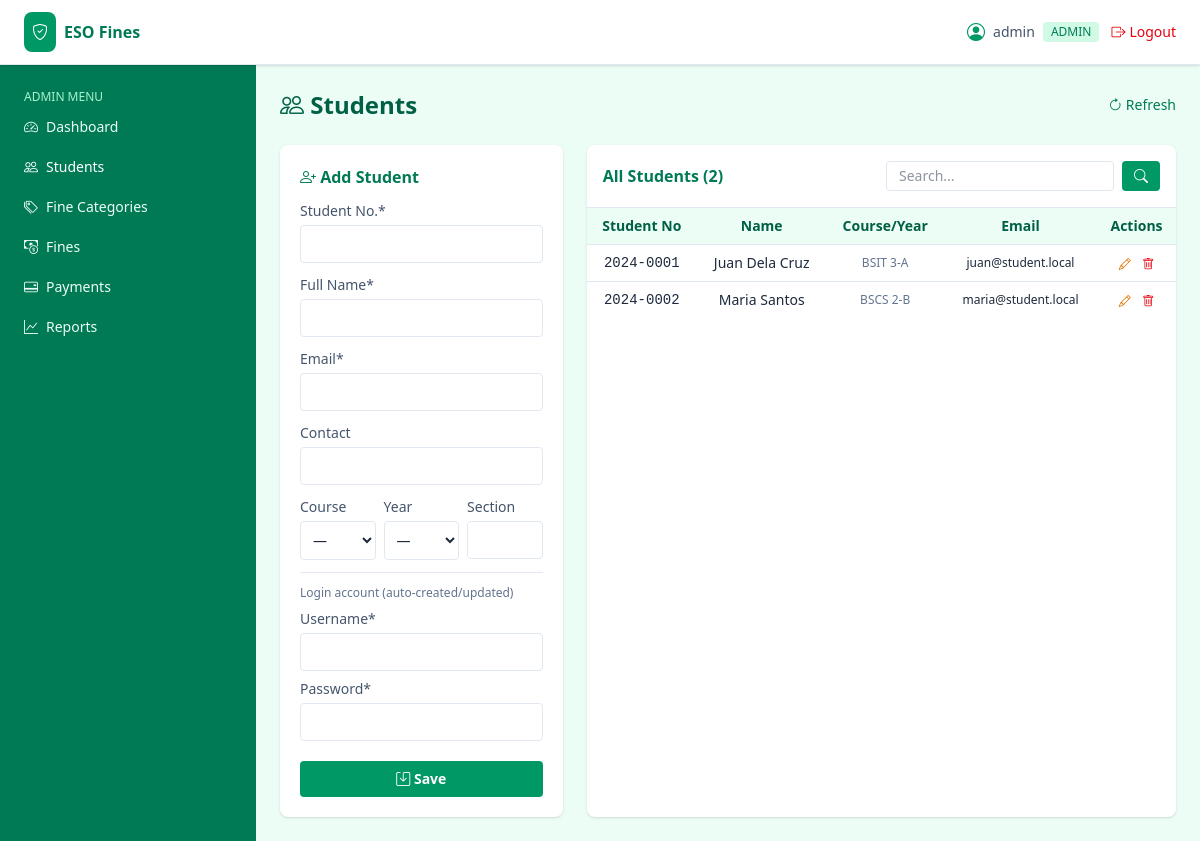
The app's page /admin/students.php (signed in) with its own data.
### tables this page shows
CREATE TABLE `users` (
  `id` int(11) UNSIGNED NOT NULL,
  `username` varchar(60) NOT NULL,
  `email` varchar(120) NOT NULL,
  `password` varchar(255) NOT NULL,
  `role` enum('admin','student') NOT NULL DEFAULT 'student',
  `student_id` int(11) UNSIGNED DEFAULT NULL,
  `is_active` tinyint(1) NOT NULL DEFAULT 1,
  `created_at` timestamp NOT NULL DEFAULT current_timestamp()
);

CREATE TABLE `students` (
  `id` int(11) UNSIGNED NOT NULL,
  `student_no` varchar(30) NOT NULL,
  `full_name` varchar(150) NOT NULL,
  `email` varchar(120) NOT NULL,
  `contact` varchar(20) DEFAULT NULL,
  `course` varchar(80) DEFAULT NULL,
  `year_level` varchar(20) DEFAULT NULL,
  `section` varchar(20) DEFAULT NULL,
  `created_at` timestamp NOT NULL DEFAULT current_timestamp()
);

### includes/db.php (called while the page is built, shortened)
<?php
function db() {
    static $pdo = null;
    if ($pdo === null) {
        $dsn = 'mysql:host=' . DB_HOST . ';port=' . DB_PORT . ';dbname=' . DB_NAME . ';charset=utf8mb4';
        try {
            $pdo = new PDO($dsn, DB_USER, DB_PASS, [
                PDO::ATTR_ERRMODE            => PDO::ERRMODE_EXCEPTION,
                PDO::ATTR_DEFAULT_FETCH_MODE => PDO::FETCH_ASSOC,
                PDO::ATTR_EMULATE_PREPARES   => false,
            ]);
        } catch (PDOException $e) {
            http_response_code(500);
            die('Database connection failed: ' . htmlspecialchars($e->getMessage()));
        }
    }
    return $pdo;
}
function db_all($sql, $params = []) {
    $stmt = db()->prepare($sql);
    $stmt->execute($params);
    return $stmt->fetchAll();
}
function db_one($sql, $params = []) {
    $stmt = db()->prepare($sql);
    $stmt->execute($params);
    return $stmt->fetch();
}

### includes/auth.php (called while the page is built, shortened)
<?php
require_once __DIR__ . '/db.php';
require_once __DIR__ . '/functions.php';
function current_user() {
    static $cache = null;
    if ($cache !== null && $cache['id'] === (int)$_SESSION['user_id']) return $cache;
    $cache = db_one('SELECT * FROM users WHERE id = ? AND is_active = 1', [$_SESSION['user_id']]);
    return $cache ?: null;
}
function check_session_timeout() {
    if (!current_user()) return;
}
function require_login() {
    check_session_timeout();
}
function require_role($role) {
    require_login();
}

### includes/functions.php (called while the page is built, shortened)
<?php
function e($val) {
    return htmlspecialchars((string)$val, ENT_QUOTES, 'UTF-8');
}
function csrf_token() {
    return $_SESSION['_csrf'];
}
function getq($key, $default = '') {
    return isset($_GET[$key]) ? trim($_GET[$key]) : $default;
}

### admin/students.php (the view, shortened to what this page needs)
<?php
require_once __DIR__ . '/../includes/auth.php';
require_role('admin');
$editId = (int)getq('edit');
$edit   = $editId ? db_one('SELECT s.*, u.id AS uid, u.username FROM students s LEFT JOIN users u ON u.student_id = s.id WHERE s.id = ?', [$editId]) : null;
$q = trim(getq('q'));
if ($q !== '') {
    $like = "%$q%";
    $rows = db_all("SELECT * FROM students WHERE student_no LIKE ? OR full_name LIKE ? OR email LIKE ? ORDER BY full_name", [$like,$like,$like]);
} else {
    $rows = db_all('SELECT * FROM students ORDER BY full_name');
}
include __DIR__ . '/../templates/header.php';
include __DIR__ . '/../templates/sidebar.php';
?>
<div class="flex items-center justify-between mb-6">
  <h1 class="text-2xl font-bold text-emerald-800"><i class="bi bi-people"></i> Students</h1>
  <a href="?" class="text-sm text-emerald-700 hover:underline"><i class="bi bi-arrow-clockwise"></i> Refresh</a>
</div>
<div class="grid grid-cols-1 lg:grid-cols-3 gap-6">
  <div class="bg-white rounded-lg shadow p-5 lg:col-span-1">
    <h2 class="font-semibold text-emerald-700 mb-3">
      <i class="bi bi-<?= $edit ? 'pencil-square' : 'person-plus' ?>"></i>
      <?= $edit ? 'Edit Student' : 'Add Student' ?>
    </h2>
    <form action="<?= APP_URL ?>/actions/student_save.php" method="POST" class="space-y-3 text-sm">
      <div>
        <label class="block text-slate-600 mb-1">Student No.*</label>
        <input name="student_no" required value="<?= e($edit['student_no'] ?? '') ?>" class="w-full border border-slate-300 rounded p-2 focus:ring focus:ring-emerald-200 outline-none">
      </div>
      <div>
        <label class="block text-slate-600 mb-1">Full Name*</label>
        <input name="full_name" required value="<?= e($edit['full_name'] ?? '') ?>" class="w-full border border-slate-300 rounded p-2 focus:ring focus:ring-emerald-200 outline-none">
      </div>
      <div>
        <label class="block text-slate-600 mb-1">Email*</label>
        <input name="email" type="email" required value="<?= e($edit['email'] ?? '') ?>" class="w-full border border-slate-300 rounded p-2 focus:ring focus:ring-emerald-200 outline-none">
      </div>
      <div>
        <label class="block text-slate-600 mb-1">Contact</label>
        <input name="contact" value="<?= e($edit['contact'] ?? '') ?>" class="w-full border border-slate-300 rounded p-2 focus:ring focus:ring-emerald-200 outline-none">
      </div>
      <div class="grid grid-cols-3 gap-2">
        <div>
          <label class="block text-slate-600 mb-1">Course</label>
          <select name="course" class="w-full border border-slate-300 rounded p-2">
            <option value="">—</option>
          </select>
        </div>
        <div>
          <label class="block text-slate-600 mb-1">Year</label>
          <select name="year_level" class="w-full border border-slate-300 rounded p-2">
            <option value="">—</option>
          </select>
        </div>
        <div>
          <label class="block text-slate-600 mb-1">Section</label>
          <input name="section" value="<?= e($edit['section'] ?? '') ?>" class="w-full border border-slate-300 rounded p-2">
        </div>
      </div>
      <div class="border-t pt-3">
        <p class="text-xs text-slate-500 mb-2">Login account (auto-created/updated)</p>
        <div>
          <label class="block text-slate-600 mb-1">Username*</label>
          <input name="username" required value="<?= e($edit['username'] ?? '') ?>" class="w-full border border-slate-300 rounded p-2">
        </div>
        <div class="mt-2">
          <label class="block text-slate-600 mb-1"><?= $edit ? 'New Password (leave blank to keep)' : 'Password*' ?></label>
          <input type="password" name="password" <?= $edit ? '' : 'required' ?> class="w-full border border-slate-300 rounded p-2">
        </div>
      </div>
      <div class="flex gap-2 pt-2">
        <button type="submit" class="flex-1 bg-emerald-600 hover:bg-emerald-700 text-white font-semibold py-2 rounded">
          <i class="bi bi-save"></i> <?= $edit ? 'Update' : 'Save' ?>
        </button>
      </div>
    </form>
  </div>
  <div class="bg-white rounded-lg shadow lg:col-span-2">
    <div class="p-4 border-b flex flex-col sm:flex-row sm:items-center gap-2 sm:justify-between">
      <h2 class="font-semibold text-emerald-700">All Students (<?= count($rows) ?>)</h2>
      <form method="GET" class="flex gap-2">
        <input name="q" value="<?= e($q) ?>" placeholder="Search..." class="border rounded px-3 py-1 text-sm">
        <button class="bg-emerald-600 text-white px-3 py-1 rounded text-sm"><i class="bi bi-search"></i></button>
      </form>
    </div>
    <div class="overflow-x-auto desktop-table">
      <table class="w-full text-sm min-w-[480px]">
        <thead class="bg-emerald-50 text-emerald-800">
          <tr>
            <th class="text-left p-2">Student No</th>
            <th class="text-left p-2">Name</th>
            <th class="text-left p-2">Course/Year</th>
            <th class="text-left p-2">Email</th>
            <th class="p-2">Actions</th>
          </tr>
        </thead>
        <tbody>
        <?php foreach ($rows as $r): ?>
          <tr class="border-t hover:bg-emerald-50/40">
            <td class="p-2 font-mono"><?= e($r['student_no']) ?></td>
            <td class="p-2 font-medium"><?= e($r['full_name']) ?></td>
            <td class="p-2 text-xs text-slate-500"><?= e(trim($r['course'] . ' ' . $r['year_level'] . '-' . $r['section'], ' -')) ?></td>
            <td class="p-2 text-xs"><?= e($r['email']) ?></td>
            <td class="p-2 text-center">
              <a href="?edit=<?= $r['id'] ?>" class="text-amber-600 hover:underline text-xs"><i class="bi bi-pencil"></i></a>
              <a href="<?= APP_URL ?>/actions/student_delete.php?id=<?= $r['id'] ?>&_csrf=<?= csrf_token() ?>"
                 onclick="return confirm('Delete this student? Their fines will also be removed.')"
                 class="text-red-600 hover:underline text-xs ml-2"><i class="bi bi-trash"></i></a>
            </td>
          </tr>
        <?php endforeach; if (!$rows): ?>
          <tr><td colspan="5" class="p-6 text-center text-slate-400">No students found.</td></tr>
        <?php endif; ?>
        </tbody>
      </table>
    </div>
  </div>
</div>
<?php include __DIR__ . '/../templates/footer.php'; ?>

### templates/header.php (shortened to what this page needs)
<?php
require_once __DIR__ . '/../includes/auth.php';
$user = current_user();
?>
<!DOCTYPE html>
<html lang="en">
<head>
<link id="tw-css" rel="stylesheet" href="<?= APP_URL ?>/assets/css/tailwind.min.css">
<link id="bi-css" rel="stylesheet" href="<?= APP_URL ?>/assets/css/bootstrap-icons.min.css">
</head>
<body class="bg-emerald-50 text-slate-800 min-h-screen">
<header class="bg-white border-b border-emerald-100 sticky top-0 z-30 shadow-sm">
  <div class="flex items-center justify-between px-4 md:px-6 py-3">
    <div class="flex items-center gap-3">
      <a href="<?= APP_URL ?>" class="flex items-center gap-2">
        <span class="bg-emerald-600 text-white p-2 rounded-lg"><i class="bi bi-shield-check"></i></span>
        <span class="font-bold text-emerald-700">ESO Fines</span>
      </a>
    </div>
    <div class="flex items-center gap-3">
      <span class="hidden sm:flex items-center gap-2 text-sm text-slate-600">
        <i class="bi bi-person-circle text-emerald-600 text-lg"></i>
        <?= e($user['username']) ?>
        <span class="text-xs uppercase bg-emerald-100 text-emerald-700 px-2 py-0.5 rounded"><?= e($user['role']) ?></span>
      </span>
      <a href="<?= APP_URL ?>/actions/logout.php" class="text-sm text-red-600 hover:underline flex items-center gap-1">
        <i class="bi bi-box-arrow-right"></i> Logout
      </a>
    </div>
  </div>
</header>
<div class="flex">

### templates/header.php (style rules this page uses)
*, *::before, *::after { border-color: #e2e8f0; }
body { font-family: 'Segoe UI', Tahoma, Geneva, Verdana, sans-serif; }
main table th, main table td { text-align: center !important; vertical-align: middle; }

### records on screen
users: username "admin", role "ADMIN"
students: student_no "2024-0001", full_name "Juan Dela Cruz", course+year_level+section "BSIT 3-A", email "juan@student.local"
students: student_no "2024-0002", full_name "Maria Santos", course+year_level+section "BSCS 2-B", email "maria@student.local"

### other values on screen
count($rows) "2"
